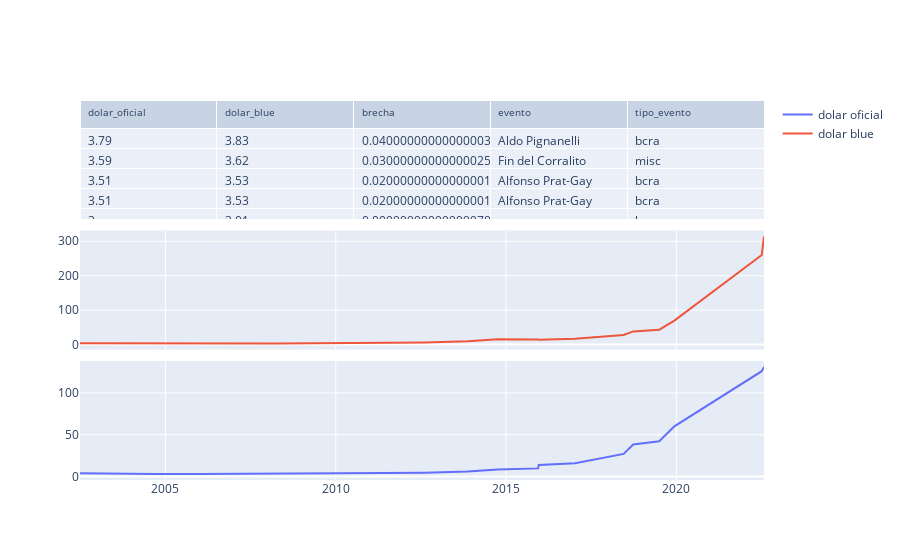

The cell this chart's notebook holds for it:
### Code cell
# este codigo genera un plot nuevo con una libreria especial, el plot consiste de 3 objetos
# una tabla y dos curvas, las cuales representan, la tabla un dataframe con los hitos importantes
# y las curvas representan el dolar blue y el dolar oficial, con su crecimiento en funcion del tiempo

import plotly.graph_objects as pgo
from plotly.subplots import make_subplots
import re


fig = make_subplots(
    rows=3, cols=1,
    shared_xaxes=True,
    vertical_spacing=0.03,
    specs=[[{"type": "table"}],
           [{"type": "scatter"}],
           [{"type": "scatter"}]]
)

fig.add_trace(
    pgo.Scatter(
        x = data3_clean["fecha"],
        y = data3_clean["dolar_oficial"],
        mode="lines",
        name="dolar oficial"
    ),
    row=3, col=1
)

fig.add_trace(
    pgo.Scatter(
        x = data3_clean["fecha"],
        y = data3_clean["dolar_blue"],
        mode="lines",
        name="dolar blue"
    ),
    row=2, col=1
)


fig.add_trace(
    pgo.Table(
        header=dict(
            values=["dolar_oficial", "dolar_blue",
                    "brecha", "evento", "tipo_evento"],
            font=dict(size=10),
            align="left"
        ),
        cells=dict(
            values=[data3_clean[k].tolist() for k in data3_clean.columns[1:]],
            align = "left")
    ),
    row=1, col=1
)

### Figure 1 — Plotly figure (JSON) as saved in the notebook; plotly's stock layout.template omitted (floating-point values rounded to 4 significant figures; data arrays with more than 128 entries replaced by an {"elided": "..."} marker saying what was removed)
{"data": [{"mode": "lines", "name": "dolar oficial", "type": "scatter", "x": ["2002-07-01", "2002-12-02", "2002-12-11", "2002-12-11", "2004-09-24", "2005-11-28", "2007-01-16", "2007-07-17", "2007-12-10", "2007-12-10", "2008-04-25", "2009-07-08", "2010-02-03", "2012-08-13", "2013-11-18", "2013-11-18", "2014-10-01", "2015-12-10", "2015-12-10", "2015-12-10", "2015-12-17", "2017-01-10", "2017-01-10", "2018-06-14", "2018-09-25", "2019-07-01", "2019-12-10", "2019-12-10", "2019-12-10", "2022-07-04", "2022-07-28"], "xaxis": "x2", "y": [3.79, 3.59, 3.51, 3.51, 3, 2.99, 3.08, 3.1, 3.14, 3.14, 3.18, 3.81, 3.83, 4.6, 6, 6, 8.45, 9.75, 9.75, 9.75, 13.76, 15.87, 15.87, 27.06, 38.4, 42.14, 59.96, 59.96, 59.96, 126.0, 131.1], "yaxis": "y2"}, {"mode": "lines", "name": "dolar blue", "type": "scatter", "x": ["2002-07-01", "2002-12-02", "2002-12-11", "2002-12-11", "2004-09-24", "2005-11-28", "2007-01-16", "2007-07-17", "2007-12-10", "2007-12-10", "2008-04-25", "2009-07-08", "2010-02-03", "2012-08-13", "2013-11-18", "2013-11-18", "2014-10-01", "2015-12-10", "2015-12-10", "2015-12-10", "2015-12-17", "2017-01-10", "2017-01-10", "2018-06-14", "2018-09-25", "2019-07-01", "2019-12-10", "2019-12-10", "2019-12-10", "2022-07-04", "2022-07-28"], "xaxis": "x", "y": [3.83, 3.62, 3.53, 3.53, 3.01, 3, 3.105, 3.135, 3.152, 3.152, 3.252, 3.842, 3.91, 6.28, 9.87, 9.87, 15.64, 14.77, 14.77, 14.77, 14.36, 16.85, 16.85, 27.9, 38.25, 43.45, 69.5, 69.5, 69.5, 260, 314], "yaxis": "y"}, {"cells": {"align": "left", "values": {"elided": "5x31 mixed values"}}, "domain": {"x": [0, 1], "y": [0.6867, 1.0]}, "header": {"align": "left", "font": {"size": 10}, "values": ["dolar_oficial", "dolar_blue", "brecha", "evento", "tipo_evento"]}, "type": "table"}], "layout": {"xaxis": {"anchor": "y", "domain": [0, 1], "matches": "x2", "showticklabels": false}, "xaxis2": {"anchor": "y2", "domain": [0, 1]}, "yaxis": {"anchor": "x", "domain": [0.3433, 0.6567]}, "yaxis2": {"anchor": "x2", "domain": [0, 0.3133]}}}
